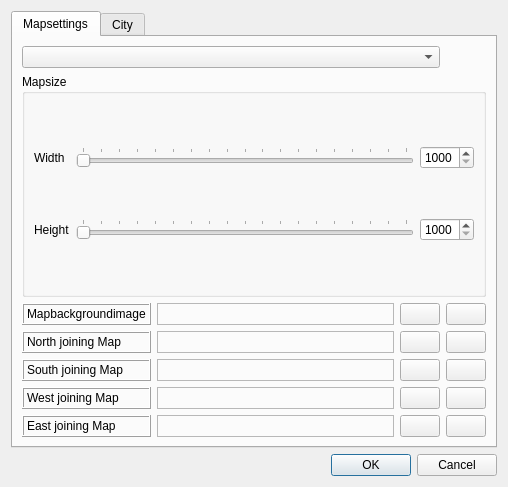
<?xml version="1.0" encoding="UTF-8"?>
<ui version="4.0">
 <class>MapSettingsDialog</class>
 <widget class="QDialog" name="MapSettingsDialog">
  <property name="geometry">
   <rect>
    <x>0</x>
    <y>0</y>
    <width>508</width>
    <height>487</height>
   </rect>
  </property>
  <property name="windowTitle">
   <string>Mapsettings</string>
  </property>
  <property name="modal">
   <bool>true</bool>
  </property>
  <layout class="QGridLayout" name="gridLayout">
   <item row="2" column="0">
    <widget class="QDialogButtonBox" name="buttonBox">
     <property name="orientation">
      <enum>Qt::Horizontal</enum>
     </property>
     <property name="standardButtons">
      <set>QDialogButtonBox::Cancel|QDialogButtonBox::Ok</set>
     </property>
     <property name="centerButtons">
      <bool>false</bool>
     </property>
    </widget>
   </item>
   <item row="0" column="0">
    <widget class="QTabWidget" name="tabWidget">
     <property name="currentIndex">
      <number>0</number>
     </property>
     <widget class="QWidget" name="MapSettings">
      <attribute name="title">
       <string>Mapsettings</string>
      </attribute>
      <layout class="QGridLayout" name="gridLayout_2" columnstretch="0,3,0,0">
       <item row="0" column="0" colspan="3">
        <widget class="QComboBox" name="MapTypeBox"/>
       </item>
       <item row="1" column="0" colspan="4">
        <widget class="QGroupBox" name="MapsizeBox">
         <property name="title">
          <string>Mapsize</string>
         </property>
         <layout class="QGridLayout" name="gridLayout_4">
          <item row="0" column="0">
           <widget class="QLabel" name="WidthLabel">
            <property name="text">
             <string>Width</string>
            </property>
           </widget>
          </item>
          <item row="0" column="1">
           <widget class="QSlider" name="WidthSlider">
            <property name="minimum">
             <number>1000</number>
            </property>
            <property name="maximum">
             <number>9999</number>
            </property>
            <property name="singleStep">
             <number>1</number>
            </property>
            <property name="pageStep">
             <number>500</number>
            </property>
            <property name="orientation">
             <enum>Qt::Horizontal</enum>
            </property>
            <property name="tickPosition">
             <enum>QSlider::TicksAbove</enum>
            </property>
            <property name="tickInterval">
             <number>500</number>
            </property>
           </widget>
          </item>
          <item row="0" column="2">
           <widget class="QSpinBox" name="WidthSpinBox">
            <property name="minimum">
             <number>1000</number>
            </property>
            <property name="maximum">
             <number>9999</number>
            </property>
           </widget>
          </item>
          <item row="1" column="0">
           <widget class="QLabel" name="HeightLabel">
            <property name="text">
             <string>Height</string>
            </property>
           </widget>
          </item>
          <item row="1" column="1">
           <widget class="QSlider" name="HeightSlider">
            <property name="minimum">
             <number>1000</number>
            </property>
            <property name="maximum">
             <number>9999</number>
            </property>
            <property name="pageStep">
             <number>500</number>
            </property>
            <property name="orientation">
             <enum>Qt::Horizontal</enum>
            </property>
            <property name="tickPosition">
             <enum>QSlider::TicksAbove</enum>
            </property>
            <property name="tickInterval">
             <number>500</number>
            </property>
           </widget>
          </item>
          <item row="1" column="2">
           <widget class="QSpinBox" name="HeightSpinBox">
            <property name="minimum">
             <number>1000</number>
            </property>
            <property name="maximum">
             <number>9999</number>
            </property>
           </widget>
          </item>
         </layout>
        </widget>
       </item>
       <item row="2" column="0">
        <widget class="QLabel" name="BackgroundLabel">
         <property name="frameShape">
          <enum>QFrame::Box</enum>
         </property>
         <property name="frameShadow">
          <enum>QFrame::Raised</enum>
         </property>
         <property name="text">
          <string>Mapbackgroundimage</string>
         </property>
        </widget>
       </item>
       <item row="2" column="1">
        <widget class="QLabel" name="BackgroundfileLabel">
         <property name="frameShape">
          <enum>QFrame::StyledPanel</enum>
         </property>
         <property name="frameShadow">
          <enum>QFrame::Sunken</enum>
         </property>
         <property name="text">
          <string/>
         </property>
        </widget>
       </item>
       <item row="2" column="2">
        <widget class="QPushButton" name="Backgroundbrowse">
         <property name="icon">
          <iconset resource="../icons.qrc">
           <normaloff>:/.img/icon_map_folder_magnifier3.png</normaloff>:/.img/icon_map_folder_magnifier3.png</iconset>
         </property>
        </widget>
       </item>
       <item row="3" column="0">
        <widget class="QLabel" name="NorthmapLabel">
         <property name="frameShape">
          <enum>QFrame::Box</enum>
         </property>
         <property name="frameShadow">
          <enum>QFrame::Raised</enum>
         </property>
         <property name="text">
          <string>North joining Map</string>
         </property>
        </widget>
       </item>
       <item row="3" column="1">
        <widget class="QLabel" name="NorthmapfileLabel">
         <property name="frameShape">
          <enum>QFrame::StyledPanel</enum>
         </property>
         <property name="frameShadow">
          <enum>QFrame::Sunken</enum>
         </property>
         <property name="text">
          <string/>
         </property>
        </widget>
       </item>
       <item row="3" column="2">
        <widget class="QPushButton" name="Northmapbrowse">
         <property name="icon">
          <iconset resource="../icons.qrc">
           <normaloff>:/.img/icon_map_folder_magnifier3.png</normaloff>:/.img/icon_map_folder_magnifier3.png</iconset>
         </property>
        </widget>
       </item>
       <item row="4" column="0">
        <widget class="QLabel" name="SouthmapLabel">
         <property name="frameShape">
          <enum>QFrame::Box</enum>
         </property>
         <property name="frameShadow">
          <enum>QFrame::Raised</enum>
         </property>
         <property name="text">
          <string>South joining Map</string>
         </property>
        </widget>
       </item>
       <item row="4" column="1">
        <widget class="QLabel" name="SouthmapfileLabel">
         <property name="frameShape">
          <enum>QFrame::StyledPanel</enum>
         </property>
         <property name="frameShadow">
          <enum>QFrame::Sunken</enum>
         </property>
         <property name="text">
          <string/>
         </property>
        </widget>
       </item>
       <item row="4" column="2">
        <widget class="QPushButton" name="Southmapbrowse">
         <property name="icon">
          <iconset resource="../icons.qrc">
           <normaloff>:/.img/icon_map_folder_magnifier3.png</normaloff>:/.img/icon_map_folder_magnifier3.png</iconset>
         </property>
        </widget>
       </item>
       <item row="5" column="0">
        <widget class="QLabel" name="WestmapLabel">
         <property name="frameShape">
          <enum>QFrame::Box</enum>
         </property>
         <property name="frameShadow">
          <enum>QFrame::Raised</enum>
         </property>
         <property name="text">
          <string>West joining Map</string>
         </property>
        </widget>
       </item>
       <item row="5" column="1">
        <widget class="QLabel" name="WestmapfileLabel">
         <property name="frameShape">
          <enum>QFrame::StyledPanel</enum>
         </property>
         <property name="frameShadow">
          <enum>QFrame::Sunken</enum>
         </property>
         <property name="text">
          <string/>
         </property>
        </widget>
       </item>
       <item row="5" column="2">
        <widget class="QPushButton" name="Westmapbrowse">
         <property name="icon">
          <iconset resource="../icons.qrc">
           <normaloff>:/.img/icon_map_folder_magnifier3.png</normaloff>:/.img/icon_map_folder_magnifier3.png</iconset>
         </property>
        </widget>
       </item>
       <item row="6" column="0">
        <widget class="QLabel" name="EastmapLabel">
         <property name="frameShape">
          <enum>QFrame::Box</enum>
         </property>
         <property name="frameShadow">
          <enum>QFrame::Raised</enum>
         </property>
         <property name="text">
          <string>East joining Map</string>
         </property>
        </widget>
       </item>
       <item row="6" column="1">
        <widget class="QLabel" name="EastmapfileLabel">
         <property name="frameShape">
          <enum>QFrame::StyledPanel</enum>
         </property>
         <property name="frameShadow">
          <enum>QFrame::Sunken</enum>
         </property>
         <property name="text">
          <string/>
         </property>
        </widget>
       </item>
       <item row="6" column="2">
        <widget class="QPushButton" name="Eastmapbrowse">
         <property name="icon">
          <iconset resource="../icons.qrc">
           <normaloff>:/.img/icon_map_folder_magnifier3.png</normaloff>:/.img/icon_map_folder_magnifier3.png</iconset>
         </property>
        </widget>
       </item>
       <item row="2" column="3">
        <widget class="QPushButton" name="ClearBackgroundfilelabelButton">
         <property name="text">
          <string/>
         </property>
         <property name="icon">
          <iconset resource="../icons.qrc">
           <normaloff>:/.img/icon_redcross.png</normaloff>:/.img/icon_redcross.png</iconset>
         </property>
        </widget>
       </item>
       <item row="3" column="3">
        <widget class="QPushButton" name="ClearNorthmaplabelButton">
         <property name="text">
          <string/>
         </property>
         <property name="icon">
          <iconset resource="../icons.qrc">
           <normaloff>:/.img/icon_redcross.png</normaloff>:/.img/icon_redcross.png</iconset>
         </property>
        </widget>
       </item>
       <item row="4" column="3">
        <widget class="QPushButton" name="ClearSouthmaplabelButton">
         <property name="text">
          <string/>
         </property>
         <property name="icon">
          <iconset resource="../icons.qrc">
           <normaloff>:/.img/icon_redcross.png</normaloff>:/.img/icon_redcross.png</iconset>
         </property>
        </widget>
       </item>
       <item row="5" column="3">
        <widget class="QPushButton" name="ClearWestmaplabelButton">
         <property name="text">
          <string/>
         </property>
         <property name="icon">
          <iconset resource="../icons.qrc">
           <normaloff>:/.img/icon_redcross.png</normaloff>:/.img/icon_redcross.png</iconset>
         </property>
        </widget>
       </item>
       <item row="6" column="3">
        <widget class="QPushButton" name="ClearEastmaplabelButton">
         <property name="text">
          <string/>
         </property>
         <property name="icon">
          <iconset resource="../icons.qrc">
           <normaloff>:/.img/icon_redcross.png</normaloff>:/.img/icon_redcross.png</iconset>
         </property>
        </widget>
       </item>
      </layout>
     </widget>
     <widget class="QWidget" name="CitySettings">
      <attribute name="title">
       <string>City</string>
      </attribute>
      <layout class="QGridLayout" name="gridLayout_3">
       <item row="0" column="0" colspan="2">
        <widget class="QCheckBox" name="CityCheckBox">
         <property name="text">
          <string>Map is City</string>
         </property>
        </widget>
       </item>
       <item row="1" column="0">
        <widget class="QLabel" name="CitynameLabel">
         <property name="text">
          <string>Name</string>
         </property>
        </widget>
       </item>
       <item row="1" column="1">
        <widget class="QLineEdit" name="CitynameLine">
         <property name="enabled">
          <bool>false</bool>
         </property>
        </widget>
       </item>
       <item row="2" column="0" colspan="2">
        <widget class="QGroupBox" name="Productionbox">
         <property name="enabled">
          <bool>false</bool>
         </property>
         <property name="title">
          <string>Production</string>
         </property>
         <layout class="QGridLayout" name="gridLayout_5">
          <item row="0" column="0">
           <widget class="QLabel" name="HighProductionLabel">
            <property name="text">
             <string>High Production</string>
            </property>
           </widget>
          </item>
          <item row="0" column="1" rowspan="6">
           <widget class="QListWidget" name="GoodsListWidget">
            <property name="acceptDrops">
             <bool>true</bool>
            </property>
            <property name="dragDropMode">
             <enum>QAbstractItemView::DragDrop</enum>
            </property>
            <property name="defaultDropAction">
             <enum>Qt::MoveAction</enum>
            </property>
            <property name="sortingEnabled">
             <bool>true</bool>
            </property>
           </widget>
          </item>
          <item row="1" column="0">
           <widget class="QListWidget" name="HighProductionListWidget">
            <property name="dragDropMode">
             <enum>QAbstractItemView::DragDrop</enum>
            </property>
            <property name="defaultDropAction">
             <enum>Qt::MoveAction</enum>
            </property>
            <property name="sortingEnabled">
             <bool>true</bool>
            </property>
           </widget>
          </item>
          <item row="2" column="0">
           <widget class="QLabel" name="NormalProductionLabel">
            <property name="text">
             <string>Normal Production</string>
            </property>
           </widget>
          </item>
          <item row="3" column="0">
           <widget class="QListWidget" name="NormalProductionListWidget">
            <property name="dragDropMode">
             <enum>QAbstractItemView::DragDrop</enum>
            </property>
            <property name="defaultDropAction">
             <enum>Qt::MoveAction</enum>
            </property>
            <property name="sortingEnabled">
             <bool>true</bool>
            </property>
           </widget>
          </item>
          <item row="4" column="0">
           <widget class="QLabel" name="LowProductionLabel">
            <property name="text">
             <string>Low Production</string>
            </property>
           </widget>
          </item>
          <item row="5" column="0">
           <widget class="QListWidget" name="LowProductionListWidget">
            <property name="dragDropMode">
             <enum>QAbstractItemView::DragDrop</enum>
            </property>
            <property name="defaultDropAction">
             <enum>Qt::MoveAction</enum>
            </property>
            <property name="sortingEnabled">
             <bool>true</bool>
            </property>
           </widget>
          </item>
         </layout>
        </widget>
       </item>
      </layout>
     </widget>
    </widget>
   </item>
  </layout>
 </widget>
 <resources>
  <include location="../icons.qrc"/>
 </resources>
 <connections>
  <connection>
   <sender>buttonBox</sender>
   <signal>accepted()</signal>
   <receiver>MapSettingsDialog</receiver>
   <slot>accept()</slot>
   <hints>
    <hint type="sourcelabel">
     <x>248</x>
     <y>254</y>
    </hint>
    <hint type="destinationlabel">
     <x>157</x>
     <y>274</y>
    </hint>
   </hints>
  </connection>
  <connection>
   <sender>buttonBox</sender>
   <signal>rejected()</signal>
   <receiver>MapSettingsDialog</receiver>
   <slot>reject()</slot>
   <hints>
    <hint type="sourcelabel">
     <x>316</x>
     <y>260</y>
    </hint>
    <hint type="destinationlabel">
     <x>286</x>
     <y>274</y>
    </hint>
   </hints>
  </connection>
  <connection>
   <sender>CityCheckBox</sender>
   <signal>toggled(bool)</signal>
   <receiver>CitynameLine</receiver>
   <slot>setEnabled(bool)</slot>
   <hints>
    <hint type="sourcelabel">
     <x>253</x>
     <y>48</y>
    </hint>
    <hint type="destinationlabel">
     <x>277</x>
     <y>77</y>
    </hint>
   </hints>
  </connection>
  <connection>
   <sender>CityCheckBox</sender>
   <signal>toggled(bool)</signal>
   <receiver>Productionbox</receiver>
   <slot>setEnabled(bool)</slot>
   <hints>
    <hint type="sourcelabel">
     <x>253</x>
     <y>48</y>
    </hint>
    <hint type="destinationlabel">
     <x>253</x>
     <y>269</y>
    </hint>
   </hints>
  </connection>
  <connection>
   <sender>WidthSlider</sender>
   <signal>valueChanged(int)</signal>
   <receiver>WidthSpinBox</receiver>
   <slot>setValue(int)</slot>
   <hints>
    <hint type="sourcelabel">
     <x>241</x>
     <y>155</y>
    </hint>
    <hint type="destinationlabel">
     <x>451</x>
     <y>155</y>
    </hint>
   </hints>
  </connection>
  <connection>
   <sender>WidthSpinBox</sender>
   <signal>valueChanged(int)</signal>
   <receiver>WidthSlider</receiver>
   <slot>setValue(int)</slot>
   <hints>
    <hint type="sourcelabel">
     <x>451</x>
     <y>155</y>
    </hint>
    <hint type="destinationlabel">
     <x>241</x>
     <y>155</y>
    </hint>
   </hints>
  </connection>
  <connection>
   <sender>HeightSlider</sender>
   <signal>valueChanged(int)</signal>
   <receiver>HeightSpinBox</receiver>
   <slot>setValue(int)</slot>
   <hints>
    <hint type="sourcelabel">
     <x>241</x>
     <y>225</y>
    </hint>
    <hint type="destinationlabel">
     <x>451</x>
     <y>225</y>
    </hint>
   </hints>
  </connection>
  <connection>
   <sender>HeightSpinBox</sender>
   <signal>valueChanged(int)</signal>
   <receiver>HeightSlider</receiver>
   <slot>setValue(int)</slot>
   <hints>
    <hint type="sourcelabel">
     <x>451</x>
     <y>225</y>
    </hint>
    <hint type="destinationlabel">
     <x>241</x>
     <y>225</y>
    </hint>
   </hints>
  </connection>
  <connection>
   <sender>Northmapbrowse</sender>
   <signal>clicked()</signal>
   <receiver>MapSettingsDialog</receiver>
   <slot>northmapFileDialog()</slot>
   <hints>
    <hint type="sourcelabel">
     <x>472</x>
     <y>337</y>
    </hint>
    <hint type="destinationlabel">
     <x>253</x>
     <y>243</y>
    </hint>
   </hints>
  </connection>
  <connection>
   <sender>Southmapbrowse</sender>
   <signal>clicked()</signal>
   <receiver>MapSettingsDialog</receiver>
   <slot>southmapFileDialog()</slot>
   <hints>
    <hint type="sourcelabel">
     <x>472</x>
     <y>368</y>
    </hint>
    <hint type="destinationlabel">
     <x>253</x>
     <y>243</y>
    </hint>
   </hints>
  </connection>
  <connection>
   <sender>Westmapbrowse</sender>
   <signal>clicked()</signal>
   <receiver>MapSettingsDialog</receiver>
   <slot>westmapFileDialog()</slot>
   <hints>
    <hint type="sourcelabel">
     <x>472</x>
     <y>399</y>
    </hint>
    <hint type="destinationlabel">
     <x>253</x>
     <y>243</y>
    </hint>
   </hints>
  </connection>
  <connection>
   <sender>MapTypeBox</sender>
   <signal>currentIndexChanged(int)</signal>
   <receiver>MapSettingsDialog</receiver>
   <slot>setMapProperties()</slot>
   <hints>
    <hint type="sourcelabel">
     <x>253</x>
     <y>50</y>
    </hint>
    <hint type="destinationlabel">
     <x>253</x>
     <y>243</y>
    </hint>
   </hints>
  </connection>
  <connection>
   <sender>Eastmapbrowse</sender>
   <signal>clicked()</signal>
   <receiver>MapSettingsDialog</receiver>
   <slot>eastmapFileDialog()</slot>
   <hints>
    <hint type="sourcelabel">
     <x>472</x>
     <y>430</y>
    </hint>
    <hint type="destinationlabel">
     <x>253</x>
     <y>243</y>
    </hint>
   </hints>
  </connection>
  <connection>
   <sender>Backgroundbrowse</sender>
   <signal>clicked()</signal>
   <receiver>MapSettingsDialog</receiver>
   <slot>backgroundFileDialog()</slot>
   <hints>
    <hint type="sourcelabel">
     <x>472</x>
     <y>306</y>
    </hint>
    <hint type="destinationlabel">
     <x>253</x>
     <y>243</y>
    </hint>
   </hints>
  </connection>
  <connection>
   <sender>ClearBackgroundfilelabelButton</sender>
   <signal>clicked()</signal>
   <receiver>BackgroundfileLabel</receiver>
   <slot>clear()</slot>
   <hints>
    <hint type="sourcelabel">
     <x>469</x>
     <y>306</y>
    </hint>
    <hint type="destinationlabel">
     <x>288</x>
     <y>306</y>
    </hint>
   </hints>
  </connection>
  <connection>
   <sender>ClearEastmaplabelButton</sender>
   <signal>clicked()</signal>
   <receiver>EastmapfileLabel</receiver>
   <slot>clear()</slot>
   <hints>
    <hint type="sourcelabel">
     <x>469</x>
     <y>430</y>
    </hint>
    <hint type="destinationlabel">
     <x>288</x>
     <y>430</y>
    </hint>
   </hints>
  </connection>
  <connection>
   <sender>ClearNorthmaplabelButton</sender>
   <signal>clicked()</signal>
   <receiver>NorthmapfileLabel</receiver>
   <slot>clear()</slot>
   <hints>
    <hint type="sourcelabel">
     <x>469</x>
     <y>337</y>
    </hint>
    <hint type="destinationlabel">
     <x>288</x>
     <y>337</y>
    </hint>
   </hints>
  </connection>
  <connection>
   <sender>ClearSouthmaplabelButton</sender>
   <signal>clicked()</signal>
   <receiver>SouthmapfileLabel</receiver>
   <slot>clear()</slot>
   <hints>
    <hint type="sourcelabel">
     <x>469</x>
     <y>368</y>
    </hint>
    <hint type="destinationlabel">
     <x>288</x>
     <y>368</y>
    </hint>
   </hints>
  </connection>
  <connection>
   <sender>ClearWestmaplabelButton</sender>
   <signal>clicked()</signal>
   <receiver>WestmapfileLabel</receiver>
   <slot>clear()</slot>
   <hints>
    <hint type="sourcelabel">
     <x>469</x>
     <y>399</y>
    </hint>
    <hint type="destinationlabel">
     <x>288</x>
     <y>399</y>
    </hint>
   </hints>
  </connection>
 </connections>
 <slots>
  <slot>setMapProperties()</slot>
  <slot>backgroundFileDialog()</slot>
  <slot>northmapFileDialog()</slot>
  <slot>southmapFileDialog()</slot>
  <slot>westmapFileDialog()</slot>
  <slot>eastmapFileDialog()</slot>
  <slot>dummyslot()</slot>
  <slot>applyMapSettings()</slot>
 </slots>
</ui>
